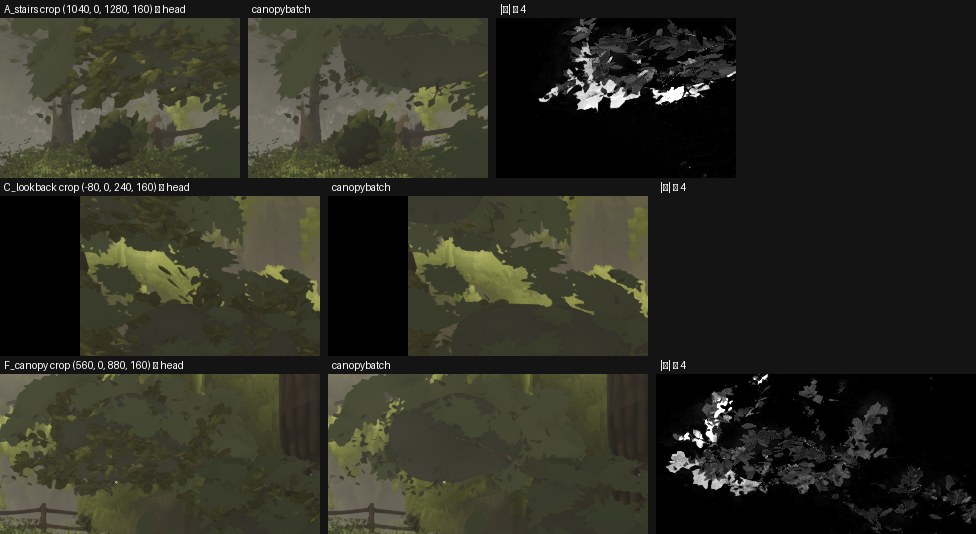
#> input picture .agents/reviews/fable-5-lane10/canopybatch-lobes-head-vs-batch.jpg, 976 x 534 px
$ python misreg2d.py ../../../.agents/reviews/fable-5-lane10/canopybatch-lobes-head-vs-batch.jpg
#> lines starting #> are read from the running program, lines starting #| are printed output that depends on the picture
"""2-D per-channel displacement field, measured on band-passed local windows.

The earlier whole-tile phase correlation returned ~0 because the channels share
almost all of their low-frequency content, which pins the correlation peak at the
origin. Band-passing first isolates the edge scale where the misregistration
lives, so the correlation peak becomes meaningful.

Also estimates a local circle-of-confusion proxy as contrast / max|gradient|,
which is window-size independent (the second-moment estimate used before
saturated at the window width).
"""
import sys
import numpy as np
from PIL import Image, ImageFilter

EXCLUDE = {"defocus2.jpg": [(0, 0, 680, 540)],
           "halftone.jpg": [(250, 880, 1300, 1040)]}


def load(path):
    return np.asarray(Image.open(path).convert("RGB"), dtype=np.float64) / 255.0


def luma(a):
    return 0.2126 * a[..., 0] + 0.7152 * a[..., 1] + 0.0722 * a[..., 2]


def gauss(A, s):
    im = Image.fromarray(np.clip(A * 255.0, 0, 255).astype(np.uint8))
    return np.asarray(im.filter(ImageFilter.GaussianBlur(s)), dtype=np.float64) / 255.0


def picture_rows(path, aspect=2.39):
    a = load(path)
    h, w = a.shape[:2]
    if abs(w / h - aspect) < 0.06 * aspect:
        return 0, h
    ph = int(round(w / aspect))
    y0 = max(0, (h - ph) // 2)
    return y0, min(h, y0 + ph)


def excluded(path, x, y, w, h):
    for ex0, ey0, ex1, ey1 in EXCLUDE.get(path, []):
        if x < ex1 and x + w > ex0 and y < ey1 and y + h > ey0:
            return True
    return False


def shift2d(a, b, maxshift=8.0):
    """Subpixel (dx, dy) of b relative to a, restricted to |d| <= maxshift."""
    ny, nx = a.shape
    w = np.outer(np.hanning(ny), np.hanning(nx))
    A = np.fft.fft2((a - a.mean()) * w)
    B = np.fft.fft2((b - b.mean()) * w)
    Rf = A * np.conj(B)
    Rf /= (np.abs(Rf) + 1e-12)
    cc = np.fft.fftshift(np.real(np.fft.ifft2(Rf)))
    cy, cx = ny // 2, nx // 2
    r = int(np.ceil(maxshift))
    win = cc[cy - r:cy + r + 1, cx - r:cx + r + 1]
    iy, ix = np.unravel_index(np.argmax(win), win.shape)

    def sub(v, i, n):
        if i <= 0 or i >= n - 1:
            return 0.0
        lo, mid, hi = v[i - 1], v[i], v[i + 1]
        den = lo - 2 * mid + hi
        return 0.0 if abs(den) < 1e-12 else 0.5 * (lo - hi) / den
    dy = (iy - r) + sub(win[:, ix], iy, win.shape[0])
    dx = (ix - r) + sub(win[iy, :], ix, win.shape[1])
    peak = float(win[iy, ix])
    return -dx, -dy, peak


def coc_proxy(L):
    """contrast / max|grad| ~ edge transition width in px."""
    gy, gx = np.gradient(L)
    g = np.hypot(gx, gy).max()
    if g < 1e-6:
        return None
    return float((L.max() - L.min()) / g)


def run(path, win=40, step=20, lo=0.8, hi=5.0, sat_min=0.07):
    a = load(path)
    h, w = a.shape[:2]
    y0, y1 = picture_rows(path)
    bp = np.dstack([gauss(a[..., i], lo) - gauss(a[..., i], hi) for i in range(3)])
    L = luma(a)
    sat = a.max(axis=2) - a.min(axis=2)
    out = []
    cy, cx = (y0 + y1) / 2.0, w / 2.0
    for y in range(y0, y1 - win, step):
        for x in range(0, w - win, step):
            if excluded(path, x, y, win, win):
                continue
            sub = L[y:y + win, x:x + win]
            if np.ptp(sub) < 0.10:
                continue
            s = sat[y:y + win, x:x + win]
            gy, gx = np.gradient(sub)
            gm = np.hypot(gx, gy)
            if gm.max() < 0.02:
                continue
            edge_sat = float((s * gm).sum() / (gm.sum() + 1e-9))
            R = bp[y:y + win, x:x + win, 0]
            G = bp[y:y + win, x:x + win, 1]
            B = bp[y:y + win, x:x + win, 2]
            dxRG, dyRG, pRG = shift2d(G, R)
            dxBG, dyBG, pBG = shift2d(G, B)
            if min(pRG, pBG) < 0.05:
                continue
            c = coc_proxy(sub)
            if c is None:
                continue
            # bearing of the R-vs-G displacement, and bearing from frame centre
            mag = np.hypot(dxRG, dyRG)
            ang = np.degrees(np.arctan2(dyRG, dxRG)) % 360.0
            rad = np.degrees(np.arctan2(y + win / 2 - cy, x + win / 2 - cx)) % 360.0
            out.append(dict(x=x, y=y, coc=c, edge_sat=edge_sat,
                            dxRG=dxRG, dyRG=dyRG, dxBG=dxBG, dyBG=dyBG,
                            mag=mag, ang=ang, rad=rad))
    return out


def report(path):
    rows = run(path)
#> in gauss (call 5), `im = Image.fromarray(np.clip(A * 255.0, 0, 255).astype(np.uint8))`:
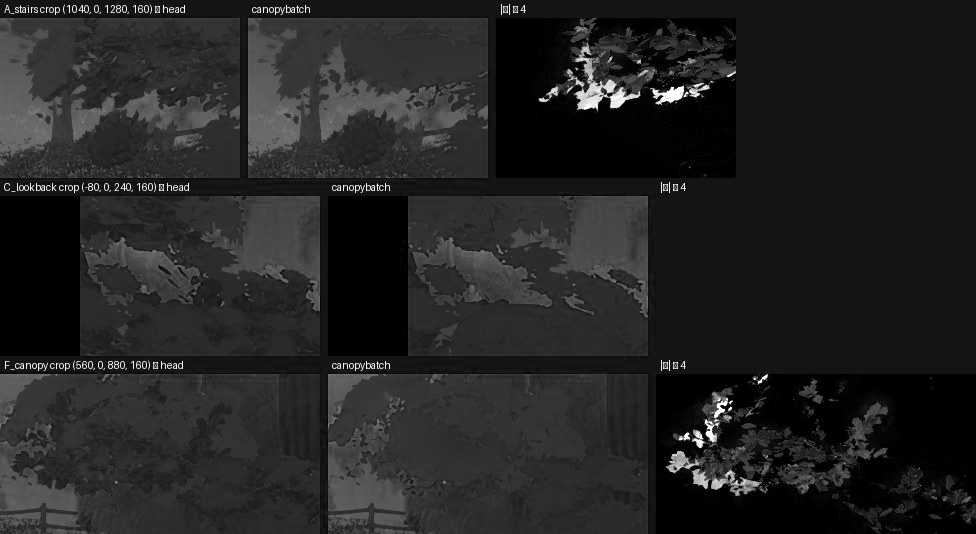
#> im: PIL image 976x534 L; min 0, max 255, mean 35.6
#> in gauss (call 6), `return np.asarray(im.filter(ImageFilter.GaussianBlur(s)), dtype=np.flo..`:
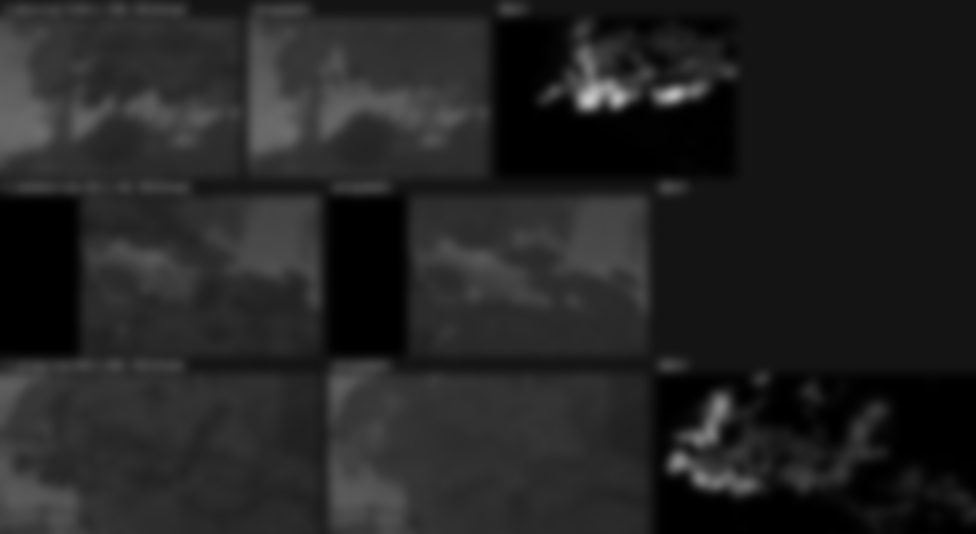
#> returned value: shape (534, 976) float64; min 0, max 0.776, mean 0.14
#> in run, `bp = np.dstack([gauss(a[..., i], lo) - gauss(a[..., i], hi) for i in r..`:
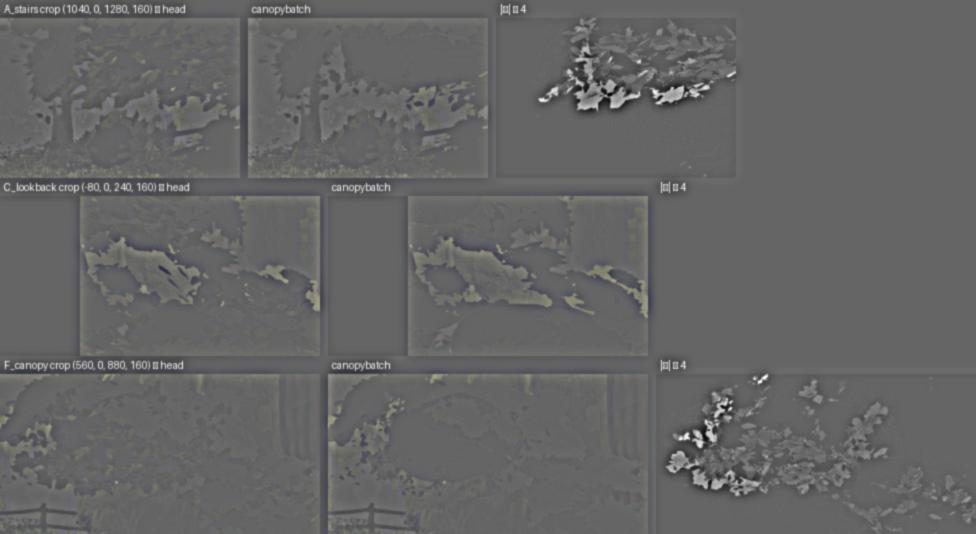
#> bp: shape (534, 976, 3) float64; mean R, G, B 2.84e-05, 2.91e-05, 5.12e-05; drawn with min black and max white
#> in run, `sat = a.max(axis=2) - a.min(axis=2)`:
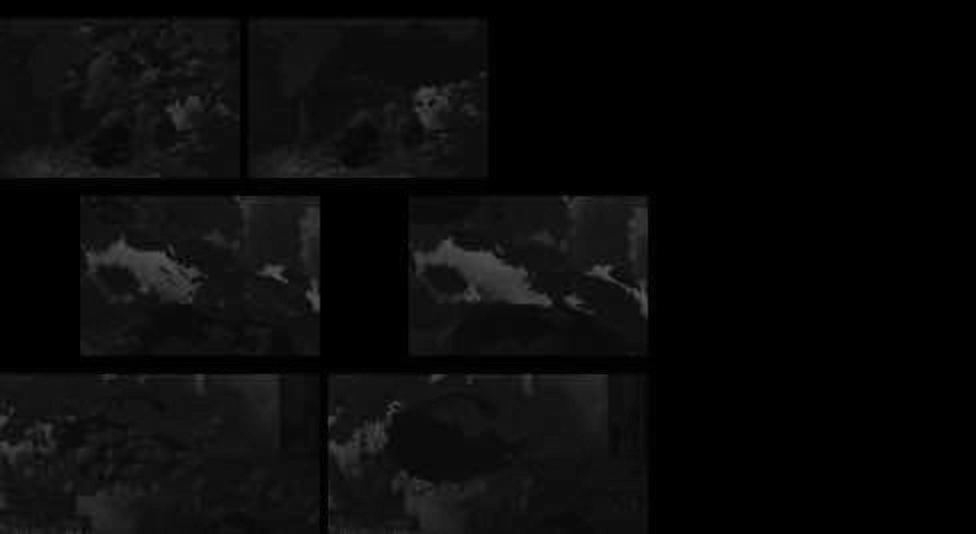
#> sat: shape (534, 976) float64; min 0, max 0.341, mean 0.041
#> after the loop in run, `for y in range(y0, y1 - win, step):`:
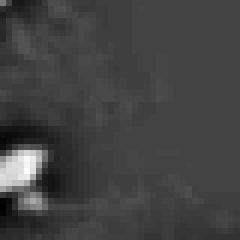
#> G: shape (40, 40) float64 (shown 6 times larger); min -0.0784, max 0.22, mean -0.000725; drawn with min black and max white
#> after the loop in run, `for y in range(y0, y1 - win, step):`:
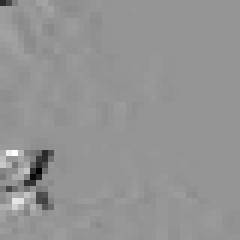
#> gx: shape (40, 40) float64 (shown 6 times larger); min -0.178, max 0.125, mean -0.00155; drawn with min black and max white
#> after the loop in run, `for y in range(y0, y1 - win, step):`:
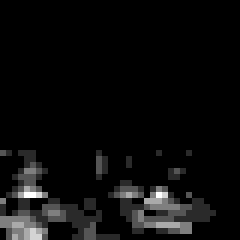
#> sub: shape (40, 40) float64 (shown 6 times larger); min 0, max 0.0235, mean 0.0011; drawn with min black and max white
    print(f"\n=== {path}   {len(rows)} windows")
#| === ../../../.agents/reviews/fable-5-lane10/canopybatch-lobes-head-vs-batch.jpg   627 windows
    if len(rows) < 10:
        print("   too few")
        return rows
    coc = np.array([r["coc"] for r in rows])
    mag = np.array([r["mag"] for r in rows])
    es = np.array([r["edge_sat"] for r in rows])
    print(f"  CoC proxy px: p10 {np.percentile(coc,10):.1f}  median "
          f"{np.median(coc):.1f}  p90 {np.percentile(coc,90):.1f}")
#|   CoC proxy px: p10 1.2  median 2.0  p90 2.7
    bins = [0, 3, 5, 7, 10, 14, 20, 40]
    print("  CoC(px)    n   |dR-G| px            dxR-G px          dyR-G px      edge_sat")
    for a1, b1 in zip(bins[:-1], bins[1:]):
        m = (coc >= a1) & (coc < b1)
        if m.sum() < 4:
            continue
        dx = np.array([r["dxRG"] for r in rows])[m]
        dy = np.array([r["dyRG"] for r in rows])[m]
        print(f"  {a1:2d}-{b1:<3d} {m.sum():5d}   "
              f"{np.median(mag[m]):5.2f} (p90 {np.percentile(mag[m],90):5.2f})   "
              f"{np.median(dx):+5.2f} [{np.percentile(dx,10):+5.2f},{np.percentile(dx,90):+5.2f}]  "
              f"{np.median(dy):+5.2f} [{np.percentile(dy,10):+5.2f},{np.percentile(dy,90):+5.2f}]   "
              f"{np.median(es[m]):.3f}")
#> this loop made 7 passes
#|    0-3     590    0.02 (p90  0.05)   -0.00 [-0.02,+0.02]  +0.00 [-0.02,+0.03]   0.070
#|    3-5      34    0.03 (p90  0.07)   +0.01 [-0.02,+0.06]  -0.01 [-0.05,+0.02]   0.073
    print(f"  Pearson r(CoC, |dR-G|)   = {np.corrcoef(coc, mag)[0,1]:+.3f}")
#|   Pearson r(CoC, |dR-G|)   = +0.138
    print(f"  Pearson r(CoC, edge_sat) = {np.corrcoef(coc, es)[0,1]:+.3f}")
#|   Pearson r(CoC, edge_sat) = +0.298
    print(f"  Pearson r(edge_sat, |dR-G|) = {np.corrcoef(es, mag)[0,1]:+.3f}")
#|   Pearson r(edge_sat, |dR-G|) = +0.025
    # is the displacement radial from frame centre?
    strong = [r for r in rows if r["mag"] > 0.8]
    if len(strong) > 10:
        d = np.array([(r["ang"] - r["rad"] + 180) % 360 - 180 for r in strong])
        print(f"  displacement bearing minus radial bearing (n={len(strong)}): "
              f"median {np.median(d):+.0f} deg, "
              f"|<45deg| {100*np.mean(np.abs(d)<45):.0f}%  "
              f"|>135deg| {100*np.mean(np.abs(d)>135):.0f}%")
        ax = np.array([r["ang"] for r in strong])
        hb, eb = np.histogram(ax, bins=12, range=(0, 360))
        print("  absolute displacement bearing hist (30 deg bins): " +
              " ".join(f"{int(e)}:{c}" for e, c in zip(eb[:-1], hb)))
    return rows


if __name__ == "__main__":
    for f in sys.argv[1:]:
        report(f)
